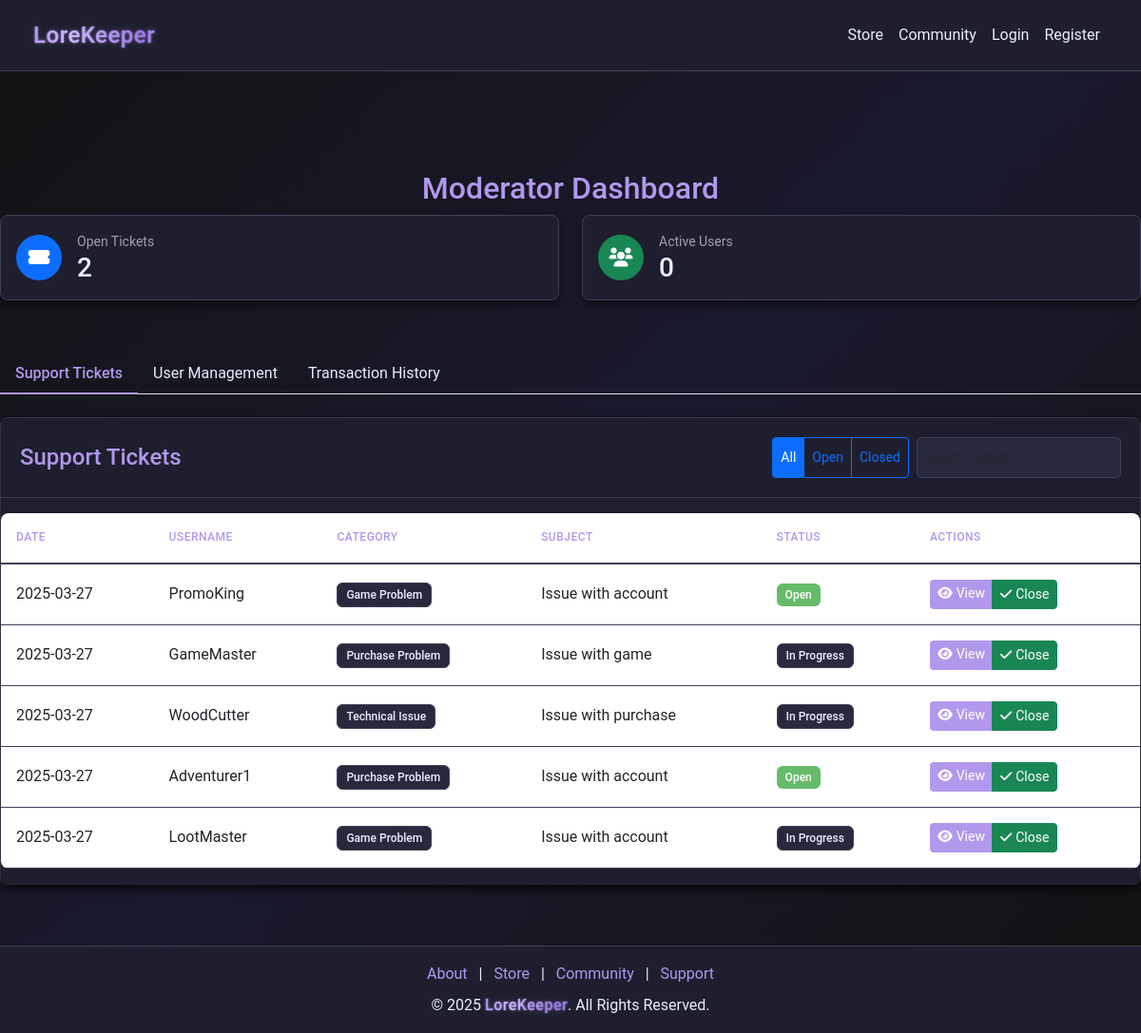
Screenshot of /moderator/dashboard with the database file from the repository.
### models.py (models this page shows)
class SupportTicket(db.Model):
    __tablename__ = "support_tickets"
    id = db.Column(db.Integer, primary_key=True)
    user_id = db.Column(db.Integer, db.ForeignKey("users.id"), nullable=False)
    category = db.Column(db.String(100), nullable=False)
    subject = db.Column(db.String(100), nullable=False)
    message = db.Column(db.Text, nullable=False)
    status = db.Column(db.String(20), default="Open", index=True)
    created_at = db.Column(db.DateTime, default=datetime.utcnow)
    responses = db.relationship(
        "SupportTicketResponse",
        back_populates="ticket",
        lazy="dynamic",
        cascade="all, delete-orphan",
    )
    user = db.relationship("User", back_populates="tickets")

class User(db.Model):
    __tablename__ = "users"
    id = db.Column(db.Integer, primary_key=True)
    username = db.Column(db.String(64), nullable=False, index=True)
    email = db.Column(db.String(128), unique=True, nullable=False, index=True)
    password = db.Column(db.String(128), nullable=False)
    bio = db.Column(db.String(256), default="")
    privilege_id = db.Column(db.Integer, db.ForeignKey("privileges.id"), default=1)
    created_at = db.Column(db.DateTime, default=datetime.utcnow)
    status = db.Column(db.String(64), default="Active", index=True)
    balance = db.Column(db.Integer, default=0)
    pending_balance = db.Column(db.Integer, default=0)
    purchases = db.relationship(
        "Purchase", back_populates="user", lazy=True, cascade="all, delete-orphan"
    )
    subscription = db.relationship(
        "Subscription", back_populates="user", lazy=True, cascade="all, delete-orphan"
    )
    received_transactions = db.relationship(
        "Receipt", foreign_keys="Receipt.receiver_id", back_populates="receiver"
    )
    tickets = db.relationship("SupportTicket", back_populates="user")
    responses = db.relationship("SupportTicketResponse", back_populates="responder")
    balance_logs = db.relationship("TransactionLog", back_populates="user")
    game_states = db.relationship("GameState", back_populates="user")
    grindstone_items = db.relationship("GrindStoneItem", back_populates="user")
    community_posts = db.relationship("CommunityPost", back_populates="creator")
    community_replies = db.relationship("CommunityReply", back_populates="creator")

### app.py (the view)
@app.route("/moderator/dashboard", methods=["GET", "POST"])
def moderator_dashboard():
    tickets = SupportTicket.query.all()
    return render_template(
        "moderator_dashboard.html",
        tickets=tickets,
        get_username_from_id=get_username_from_id,
    )

### app.py (called while the page is built, shortened)
@app.after_request
def add_header(response):
    response.headers["Cache-Control"] = "no-store"
    return response

@app.route("/get_username_from_id/<int:user_id>")
def get_username_from_id(user_id):
    user = User.query.filter_by(id=user_id).first()
    return user.username

@app.route("/getCookie", methods=["POST", "GET"])
def getCookie():
    try:
        user_id = request.cookies.get("user_id")
    except Exception as e:
        print(f"Error getting cookie: {e}")
        session.clear()
    return redirect(url_for("home"))

@app.before_request
def before_request():
    try:
        if session.get("user_id"):
            session.permanent = True
        else:
            getCookie()
    except Exception:
        session.clear()

### templates/moderator_dashboard.html (shortened to what this page needs)
{% extends "nav_footer_template.html" %}
{% block content %}
<div class="container mt-5 admin-dashboard">
    <h2 class="text-center" style="color: var(--accent-color);">Moderator Dashboard</h2>
    <div class="row mb-4">
        <div class="col-md-6">
            <div class="admin-card p-3">
                <div class="d-flex align-items-center">
                    <div class="stats-icon bg-primary">
                        <i class="fas fa-ticket-alt"></i>
                    </div>
                    <div class="ms-3">
                        <div class="small text-muted">Open Tickets</div>
                        <div class="h3 mb-0">{{ tickets|selectattr('status', 'eq', 'Open')|list|length }}</div>
                    </div>
                </div>
            </div>
        </div>
        <div class="col-md-6">
            <div class="admin-card p-3">
                <div class="d-flex align-items-center">
                    <div class="stats-icon bg-success">
                        <i class="fas fa-users"></i>
                    </div>
                    <div class="ms-3">
                        <div class="small text-muted">Active Users</div>
                        <div class="h3 mb-0">{{ users|selectattr('is_banned', 'eq', false)|list|length }}</div>
                    </div>
                </div>
            </div>
        </div>
    </div>
    <ul class="nav nav-tabs mb-4" id="moderatorTabs" role="tablist">
        <li class="nav-item">
            <a class="nav-link active" id="tickets-tab" data-bs-toggle="tab" href="#tickets" role="tab" style="color: var(--accent-color);">Support Tickets</a>
        </li>
        <li class="nav-item">
            <a class="nav-link" id="users-tab" data-bs-toggle="tab" href="#users" role="tab" style="color: var(--accent-color);">User Management</a>
        </li>
        <li class="nav-item">
            <a class="nav-link" id="transactions-tab" data-bs-toggle="tab" href="#transactions" role="tab" style="color: var(--accent-color);">Transaction History</a>
        </li>
    </ul>
    <div class="tab-content" id="moderatorTabContent">
        <div class="tab-pane fade show active" id="tickets" role="tabpanel">
            <div class="admin-card">
                <div class="card-header">
                    <div class="d-flex justify-content-between align-items-center">
                        <h5 class="card-title mb-0">Support Tickets</h5>
                        <div class="d-flex gap-2">
                            <div class="btn-group">
                                <button type="button" class="btn btn-sm btn-outline-primary active" onclick="filterTickets('all')">
                                    All
                                </button>
                                <button type="button" class="btn btn-sm btn-outline-primary" onclick="filterTickets('open')">
                                    Open
                                </button>
                                <button type="button" class="btn btn-sm btn-outline-primary" onclick="filterTickets('closed')">
                                    Closed
                                </button>
                            </div>
                            <input type="text" class="form-control form-control-sm" placeholder="Search tickets..." id="ticketSearch">
                        </div>
                    </div>
                </div>
                <div class="card-body p-0">
                    <div class="table-responsive">
                        <table class="table admin-table">
                            <thead>
                                <tr>
                                    <th>Date</th>
                                    <th>Username</th>
                                    <th>Category</th>
                                    <th>Subject</th>
                                    <th>Status</th>
                                    <th>Actions</th>
                                </tr>
                            </thead>
                            <tbody>
                                {% for ticket in tickets %}
                                <tr>
                                    <td>{{ ticket.created_at.strftime('%Y-%m-%d') }}</td>
                                    <td>{{ get_username_from_id(ticket.user_id) }}</td>
                                    <td>
                                        <span class="badge bg-secondary">{{ ticket.category }}</span>
                                    </td>
                                    <td>{{ ticket.subject }}</td>
                                    <td>
                                        <span class="badge {% if ticket.status == 'Open' %}bg-success{% else %}bg-secondary{% endif %}">
                                            {{ ticket.status }}
                                        </span>
                                    </td>
                                    <td>
                                        <div class="btn-group">
                                            <a href="{{ url_for('view_ticket', ticket_id=ticket.id) }}" class="btn btn-sm btn-primary">
                                                <i class="fas fa-eye me-1"></i>View
                                            </a>
                                            {% if ticket.status != 'Closed' %}
                                            <button type="button" class="btn btn-sm btn-success" onclick="closeTicket('{{ ticket.id }}')">
                                                <i class="fas fa-check me-1"></i>Close
                                            </button>
                                            {% endif %}
                                        </div>
                                    </td>
                                </tr>
                                {% endfor %}
                            </tbody>
                        </table>
                    </div>
                </div>
            </div>
        </div>
    </div>
</div>
{% endblock %}

### static/css/style.css (style rules this page uses)
:root { --background-color: #121212; --text-color: #E8EFFF; --text-muted: #a1a1b1; --accent-color: #b198ed; --card-background: #1e1e2f; --input-background: #29293d; --input-border: #404056; --btn-hover: #9b84d6; --store-btn-color: #ff7043; --store-btn-hover: #ff5722; --card-shadow: rgba(0, 0, 0, 0.5); --section-padding: 60px; --element-spacing: 20px; --accent-rgb: 177, 152, 237; --store-bg: #0d0d15; --store-card-bg: #1a1a2a; --store-accent: #b198ed; --store-text: #e8efff; --store-muted: #a1a1b1; --store-border: #2a2a40; --store-hover: #9b84d6; --basic-color: #5f9dff; --premium-color: #66bb6a; --ultimate-color: #ef5350; --primary-accent: #8a5cf7; --primary-light: #b198ed; --primary-dark: #6c40e0; --secondary-accent: #ff7043; --secondary-light: #ff9e80; --secondary-dark: #e64a19; --text-light: #e8efff; --card-bg: rgba(30, 30, 47, 0.95); --card-bg-hover: rgba(43, 43, 70, 0.95); --dark-bg: #121219; --border-color: rgba(255, 255, 255, 0.1); --success: #66bb6a; --danger: #ef5350; --warning: #ffa726; --info: #29b6f6; }
body { margin: 0; padding: 0; font-family: 'Roboto', sans-serif; background: linear-gradient(135deg, #121212, #1a1a2e, #121212); background-size: cover; background-repeat: no-repeat; background-attachment: fixed; color: var(--text-color); line-height: 1.6; display: flex; flex-direction: column; min-height: 100vh; overflow-x: hidden; -webkit-font-smoothing: antialiased; -moz-osx-font-smoothing: grayscale; text-rendering: optimizeLegibility; }
.navbar-brand, .nav-link { color: var(--text-color) !important; transition: color 0.2s ease-in-out; }
.card, .card-header, .card-body { background-color: var(--card-background); color: var(--text-color); border: none; border-radius: 10px; box-shadow: 0 4px 10px var(--card-shadow); }
.form-control { background-color: var(--input-background); border: 1px solid var(--input-border); color: var(--text-color); }
.text-muted { color: var(--text-muted) !important; }
.text-center { text-align: center; }
.mb-4 { margin-bottom: 1.5rem; }
.container { width: 100%; max-width: 1200px; margin: 0 auto; padding: 0 15px; box-sizing: border-box; }
.card-header { background-color: var(--card-background); border-bottom: 1px solid var(--input-border); text-align: center; padding: 20px; }
.card-body { padding: 30px; background-color: var(--card-background); border-radius: 0 0 10px 10px; }
.form-control { background-color: var(--input-background); border: 1px solid var(--input-border); color: var(--text-color); padding: 10px; border-radius: 5px; }
.card-body { padding: 30px; }
.btn-primary { background-color: var(--accent-color); border: none; transition: background-color 0.3s ease, transform 0.2s ease; }
.admin-dashboard { padding: 2rem 0; }
.admin-card { background-color: var(--card-background); border: 1px solid var(--input-border); border-radius: 8px; margin-bottom: 2rem; box-shadow: 0 4px 10px var(--card-shadow); }
.admin-card .card-title { color: var(--accent-color); font-size: 1.5rem; margin-bottom: 1.5rem; }
.admin-card .card-body { padding: 1.5rem; }
.admin-table { width: 100%; background-color: var(--card-background); color: var(--text-color); border-radius: 8px; overflow: hidden; margin-top: 1rem; }
.admin-table thead { background-color: var(--input-background); }
.admin-table th { color: var(--accent-color); font-weight: 600; padding: 1rem; border-bottom: 2px solid var(--input-border); }
.admin-table td { padding: 1rem; vertical-align: middle; border-bottom: 1px solid var(--input-border); }
.admin-table tbody tr { transition: background-color 0.3s ease; }
.badge { padding: 0.5em 1em; font-weight: 500; border-radius: 6px; }
.badge.bg-secondary { background-color: var(--input-background) !important; color: var(--text-color); border: 1px solid var(--input-border); }
.badge.bg-success { background-color: var(--success) !important; }
a, button, .btn, .nav-link, .form-control { transition: all 0.25s ease-in-out; }

### rows the page displays
SupportTicket: created_at "2025-03-27", category "Game Problem", subject "Issue with account", status "Open"
User: username "PromoKing"
SupportTicket: created_at "2025-03-27", category "Purchase Problem", subject "Issue with game", status "In Progress"
User: username "GameMaster"
SupportTicket: created_at "2025-03-27", category "Technical Issue", subject "Issue with purchase", status "In Progress"
User: username "WoodCutter"
SupportTicket: created_at "2025-03-27", category "Purchase Problem", subject "Issue with account", status "Open"
User: username "Adventurer1"
SupportTicket: created_at "2025-03-27", category "Game Problem", subject "Issue with account", status "In Progress"
User: username "LootMaster"

### other values shown
{{ tickets|selectattr('status', 'eq', 'Open')|list|length }} "2"
{{ users|selectattr('is_banned', 'eq', false)|list|length }} "0"
